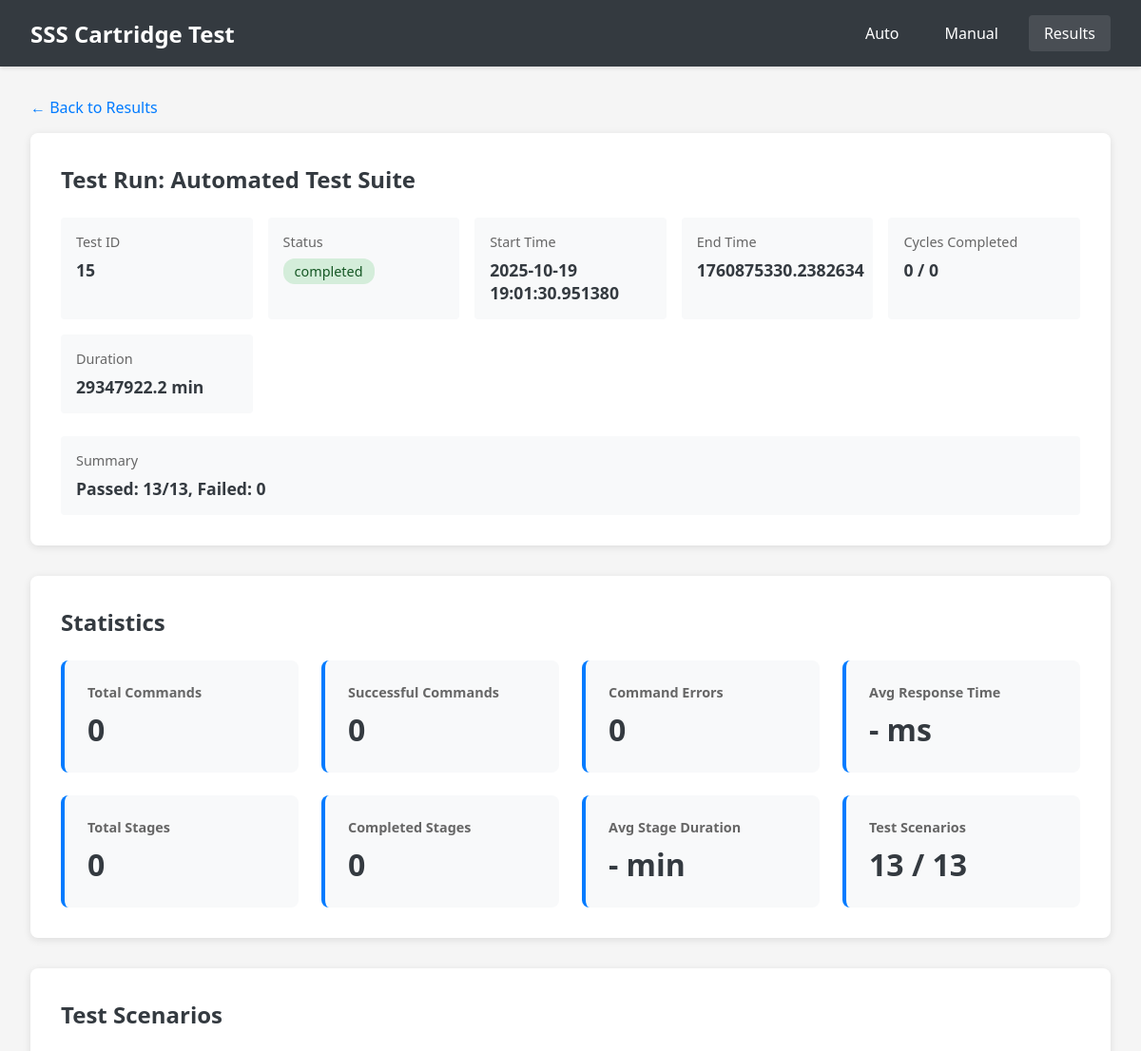
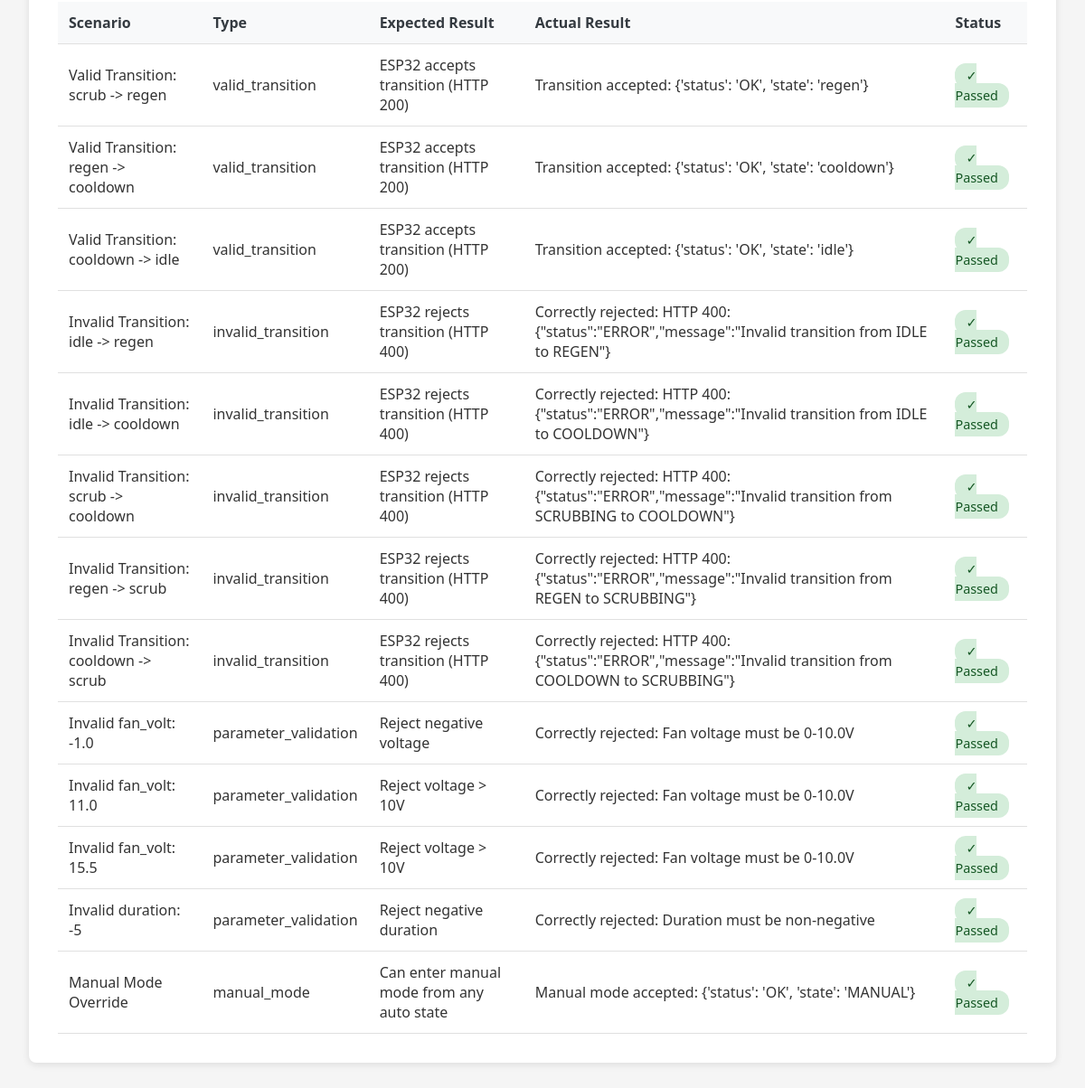
Screenshot of /results/15 with the database file from the repository (2 pictures, top to bottom).
### tables this page shows
CREATE TABLE test_runs (
                    id INTEGER PRIMARY KEY AUTOINCREMENT,
                    name TEXT NOT NULL,
                    start_time TIMESTAMP NOT NULL,
                    end_time TIMESTAMP,
                    status TEXT NOT NULL,
                    total_cycles INTEGER,
                    completed_cycles INTEGER DEFAULT 0,
                    config TEXT NOT NULL,
                    result_summary TEXT,
                    created_at TIMESTAMP DEFAULT CURRENT_TIMESTAMP
                );

CREATE TABLE test_scenarios (
                    id INTEGER PRIMARY KEY AUTOINCREMENT,
                    test_run_id INTEGER NOT NULL,
                    scenario_name TEXT NOT NULL,
                    scenario_type TEXT NOT NULL,
                    start_time TIMESTAMP NOT NULL,
                    end_time TIMESTAMP,
                    expected_result TEXT,
                    actual_result TEXT,
                    passed BOOLEAN,
                    error_message TEXT,
                    FOREIGN KEY (test_run_id) REFERENCES test_runs(id)
                );

### app.py (the view)
@app.route('/results/<int:test_run_id>')
def test_run_details(test_run_id):
    test_run = db.get_test_run(test_run_id)
    if not test_run:
        return jsonify({'error': 'Test run not found'}), 404
    cycles = db.get_cycle_executions(test_run_id)
    commands = db.get_esp32_commands(test_run_id=test_run_id)
    scenarios = db.get_test_scenarios(test_run_id)
    statistics = db.get_test_run_statistics(test_run_id)
    return render_template('test_details.html',
                         test_run=test_run,
                         cycles=cycles,
                         commands=commands,
                         scenarios=scenarios,
                         statistics=statistics)

### database.py (called while the page is built)
    @contextmanager
    def get_connection(self):
        conn = sqlite3.connect(self.db_path)
        conn.row_factory = sqlite3.Row
        try:
            yield conn
            conn.commit()
        except Exception as e:
            conn.rollback()
            raise e
        finally:
            conn.close()

    def get_test_run(self, test_run_id: int) -> Optional[Dict]:
        with self.get_connection() as conn:
            cursor = conn.cursor()
            cursor.execute('SELECT * FROM test_runs WHERE id = ?', (test_run_id,))
            row = cursor.fetchone()
            return dict(row) if row else None

    def get_cycle_executions(self, test_run_id: int) -> List[Dict]:
        with self.get_connection() as conn:
            cursor = conn.cursor()
            cursor.execute('''
                SELECT * FROM cycle_executions
                WHERE test_run_id = ?
                ORDER BY cycle_number, start_time
            ''', (test_run_id,))
            return [dict(row) for row in cursor.fetchall()]

    def get_esp32_commands(self, test_run_id: Optional[int] = None,
                          cycle_execution_id: Optional[int] = None,
                          limit: int = 100) -> List[Dict]:
        with self.get_connection() as conn:
            cursor = conn.cursor()
            query = 'SELECT * FROM esp32_commands WHERE 1=1'
            params = []
            if test_run_id is not None:
                query += ' AND test_run_id = ?'
                params.append(test_run_id)
            if cycle_execution_id is not None:
                query += ' AND cycle_execution_id = ?'
                params.append(cycle_execution_id)
            query += ' ORDER BY timestamp DESC LIMIT ?'
            params.append(limit)
            cursor.execute(query, params)
            return [dict(row) for row in cursor.fetchall()]

    def get_test_scenarios(self, test_run_id: int) -> List[Dict]:
        with self.get_connection() as conn:
            cursor = conn.cursor()
            cursor.execute('''
                SELECT * FROM test_scenarios
                WHERE test_run_id = ?
                ORDER BY start_time
            ''', (test_run_id,))
            return [dict(row) for row in cursor.fetchall()]

### templates/test_details.html (shortened to what this page needs)
<!DOCTYPE html>
<html lang="en">
<head>
    <link rel="stylesheet" href="{{ url_for('static', filename='css/style.css') }}">
</head>
<body>
    <nav class="navbar">
        <div class="nav-brand">SSS Cartridge Test</div>
        <div class="nav-menu">
            <a href="/">Auto</a>
            <a href="/manual">Manual</a>
            <a href="/results" class="active">Results</a>
        </div>
    </nav>
    <div class="details-container">
        <a href="/results" class="back-link">← Back to Results</a>
        <div class="section">
            <h2>Test Run: {{ test_run['name'] }}</h2>
            <div class="info-grid">
                <div class="info-item">
                    <label>Test ID</label>
                    <value>{{ test_run['id'] }}</value>
                </div>
                <div class="info-item">
                    <label>Status</label>
                    <value>
                        <span class="status-badge status-{{ test_run['status'] }}">
                            {{ test_run['status'] }}
                        </span>
                    </value>
                </div>
                <div class="info-item">
                    <label>Start Time</label>
                    <value>{{ test_run['start_time'] }}</value>
                </div>
                <div class="info-item">
                    <label>End Time</label>
                    <value>{{ test_run['end_time'] if test_run['end_time'] else 'Running...' }}</value>
                </div>
                <div class="info-item">
                    <label>Cycles Completed</label>
                    <value>{{ test_run['completed_cycles'] }} / {{ test_run['total_cycles'] }}</value>
                </div>
                <div class="info-item">
                    <label>Duration</label>
                    <value>
                        {% if test_run['end_time'] %}
                            {{ "%.1f"|format((test_run['end_time']|float - test_run['start_time']|float) / 60) }} min
                        {% else %}
                            In progress
                        {% endif %}
                    </value>
                </div>
            </div>
            {% if test_run['result_summary'] %}
            <div class="info-item" style="margin-top: 1rem;">
                <label>Summary</label>
                <value>{{ test_run['result_summary'] }}</value>
            </div>
            {% endif %}
        </div>
        {% if statistics %}
        <div class="section">
            <h2>Statistics</h2>
            <div class="stats-grid">
                <div class="stat-card">
                    <h3>Total Commands</h3>
                    <div class="stat-value">{{ statistics['commands']['total'] or 0 }}</div>
                </div>
                <div class="stat-card">
                    <h3>Successful Commands</h3>
                    <div class="stat-value">{{ statistics['commands']['successful'] or 0 }}</div>
                </div>
                <div class="stat-card">
                    <h3>Command Errors</h3>
                    <div class="stat-value">{{ statistics['commands']['errors'] or 0 }}</div>
                </div>
                <div class="stat-card">
                    <h3>Avg Response Time</h3>
                    <div class="stat-value">
                        {% if statistics['commands']['avg_duration_ms'] %}
                            {{ "%.0f"|format(statistics['commands']['avg_duration_ms']) }} ms
                        {% else %}
                            - ms
                        {% endif %}
                    </div>
                </div>
                <div class="stat-card">
                    <h3>Total Stages</h3>
                    <div class="stat-value">{{ statistics['cycles']['total_stages'] or 0 }}</div>
                </div>
                <div class="stat-card">
                    <h3>Completed Stages</h3>
                    <div class="stat-value">{{ statistics['cycles']['completed_stages'] or 0 }}</div>
                </div>
                <div class="stat-card">
                    <h3>Avg Stage Duration</h3>
                    <div class="stat-value">
                        {% if statistics['cycles']['avg_stage_duration_sec'] %}
                            {{ "%.1f"|format(statistics['cycles']['avg_stage_duration_sec'] / 60) }} min
                        {% else %}
                            - min
                        {% endif %}
                    </div>
                </div>
                {% if statistics['scenarios']['total_scenarios'] and statistics['scenarios']['total_scenarios'] > 0 %}
                <div class="stat-card">
                    <h3>Test Scenarios</h3>
                    <div class="stat-value">
                        {{ statistics['scenarios']['passed_scenarios'] or 0 }} / {{ statistics['scenarios']['total_scenarios'] }}
                    </div>
                </div>
                {% endif %}
            </div>
        </div>
        {% endif %}
        {% if scenarios and scenarios|length > 0 %}
        <div class="section">
            <h2>Test Scenarios</h2>
            <table class="commands-table">
                <thead>
                    <tr>
                        <th>Scenario</th>
                        <th>Type</th>
                        <th>Expected Result</th>
                        <th>Actual Result</th>
                        <th>Status</th>
                    </tr>
                </thead>
                <tbody>
                    {% for scenario in scenarios %}
                    <tr>
                        <td>{{ scenario['scenario_name'] }}</td>
                        <td>{{ scenario['scenario_type'] }}</td>
                        <td>{{ scenario['expected_result'] }}</td>
                        <td>{{ scenario['actual_result'] or '-' }}</td>
                        <td>
                            {% if scenario['passed'] == 1 %}
                                <span class="status-badge status-completed">✓ Passed</span>
                            {% elif scenario['passed'] == 0 %}
                                <span class="status-badge status-error">✗ Failed</span>
                            {% else %}
                                <span class="status-badge">Pending</span>
                            {% endif %}
                        </td>
                    </tr>
                    {% endfor %}
                </tbody>
            </table>
        </div>
        {% endif %}
    </div>
</body>
</html>

### static/css/style.css (style rules this page uses)
:root { --primary-color: #007bff; --success-color: #28a745; --danger-color: #dc3545; --warning-color: #ffc107; --info-color: #17a2b8; --secondary-color: #6c757d; --dark-color: #343a40; --light-color: #f8f9fa; --online-color: #28a745; --offline-color: #dc3545; }
* { margin: 0; padding: 0; box-sizing: border-box; }
body { font-family: 'Segoe UI', Tahoma, Geneva, Verdana, sans-serif; background-color: #f5f5f5; color: #333; }
.navbar { background-color: var(--dark-color); color: white; padding: 1rem 2rem; display: flex; justify-content: space-between; align-items: center; box-shadow: 0 2px 4px rgba(0,0,0,0.1); }
.nav-brand { font-size: 1.5rem; font-weight: bold; }
.nav-menu { display: flex; gap: 1rem; align-items: center; }
.nav-menu a { color: white; text-decoration: none; padding: 0.5rem 1rem; border-radius: 4px; transition: background-color 0.3s; }
.nav-menu a:hover, .nav-menu a.active { background-color: rgba(255,255,255,0.1); }
.status-badge { padding: 0.25rem 0.75rem; border-radius: 12px; font-size: 0.9rem; font-weight: 500; }
.status-completed { background-color: #d4edda; color: #155724; }
table { width: 100%; border-collapse: collapse; }
th, td { padding: 1rem; text-align: left; border-bottom: 1px solid #e0e0e0; }
th { background-color: #f8f9fa; font-weight: 600; color: var(--dark-color); }

### templates/test_details.html (style rules this page uses)
.details-container { max-width: 1400px; margin: 2rem auto; padding: 0 2rem; }
.section { background: white; border-radius: 8px; padding: 2rem; margin-bottom: 2rem; box-shadow: 0 2px 8px rgba(0,0,0,0.1); }
.section h2 { margin-bottom: 1.5rem; color: #343a40; }
.info-grid { display: grid; grid-template-columns: repeat(auto-fit, minmax(200px, 1fr)); gap: 1rem; margin-bottom: 1.5rem; }
.info-item { padding: 1rem; background: #f8f9fa; border-radius: 4px; }
.info-item label { display: block; font-size: 0.9rem; color: #666; margin-bottom: 0.5rem; }
.info-item value { display: block; font-size: 1.1rem; font-weight: 600; color: #343a40; }
.cycles-table, .commands-table { width: 100%; border-collapse: collapse; margin-top: 1rem; }
.cycles-table th, .cycles-table td, .commands-table th, .commands-table td { padding: 0.75rem; text-align: left; border-bottom: 1px solid #e0e0e0; }
.cycles-table th, .commands-table th { background-color: #f8f9fa; font-weight: 600; }
.stats-grid { display: grid; grid-template-columns: repeat(auto-fit, minmax(250px, 1fr)); gap: 1.5rem; }
.stat-card { background: #f8f9fa; padding: 1.5rem; border-radius: 8px; border-left: 4px solid #007bff; }
.stat-card h3 { font-size: 0.9rem; color: #666; margin-bottom: 0.5rem; }
.stat-value { font-size: 2rem; font-weight: bold; color: #343a40; }
.back-link { display: inline-block; margin-bottom: 1rem; color: #007bff; text-decoration: none; }

### rows the page displays
test_runs: name "Automated Test Suite", id "15", status "completed", start_time "2025-10-19 19:01:30.951380", end_time "1760875330.2382634", completed_cycles "0", total_cycles "0", end_time+start_time "29347922.2", result_summary "Passed: 13/13, Failed: 0"
test_scenarios: scenario_name "Valid Transition: scrub -> regen", scenario_type "valid_transition", expected_result "ESP32 accepts transition (HTTP 200)", actual_result "Transition accepted: {'status': 'OK', 'state': 'regen'}", passed "✓ Passed"
test_scenarios: scenario_name "Valid Transition: regen -> cooldown", scenario_type "valid_transition", expected_result "ESP32 accepts transition (HTTP 200)", actual_result "Transition accepted: {'status': 'OK', 'state': 'cooldown'}", passed "✓ Passed"
test_scenarios: scenario_name "Valid Transition: cooldown -> idle", scenario_type "valid_transition", expected_result "ESP32 accepts transition (HTTP 200)", actual_result "Transition accepted: {'status': 'OK', 'state': 'idle'}", passed "✓ Passed"
test_scenarios: scenario_name "Invalid Transition: idle -> regen", scenario_type "invalid_transition", expected_result "ESP32 rejects transition (HTTP 400)", actual_result "Correctly rejected: HTTP 400: {\"status\":\"ERROR\",\"message\":\"Invalid transition from IDLE to REGEN\"}", passed "✓ Passed"
test_scenarios: scenario_name "Invalid Transition: idle -> cooldown", scenario_type "invalid_transition", expected_result "ESP32 rejects transition (HTTP 400)", actual_result "Correctly rejected: HTTP 400: {\"status\":\"ERROR\",\"message\":\"Invalid transition from IDLE to COOLDOWN\"}", passed "✓ Passed"
test_scenarios: scenario_name "Invalid Transition: scrub -> cooldown", scenario_type "invalid_transition", expected_result "ESP32 rejects transition (HTTP 400)", actual_result "Correctly rejected: HTTP 400: {\"status\":\"ERROR\",\"message\":\"Invalid transition from SCRUBBING to COOLDOWN\"}", passed "✓ Passed"
test_scenarios: scenario_name "Invalid Transition: regen -> scrub", scenario_type "invalid_transition", expected_result "ESP32 rejects transition (HTTP 400)", actual_result "Correctly rejected: HTTP 400: {\"status\":\"ERROR\",\"message\":\"Invalid transition from REGEN to SCRUBBING\"}", passed "✓ Passed"
test_scenarios: scenario_name "Invalid Transition: cooldown -> scrub", scenario_type "invalid_transition", expected_result "ESP32 rejects transition (HTTP 400)", actual_result "Correctly rejected: HTTP 400: {\"status\":\"ERROR\",\"message\":\"Invalid transition from COOLDOWN to SCRUBBING\"}", passed "✓ Passed"
test_scenarios: scenario_name "Invalid fan_volt: -1.0", scenario_type "parameter_validation", expected_result "Reject negative voltage", actual_result "Correctly rejected: Fan voltage must be 0-10.0V", passed "✓ Passed"
test_scenarios: scenario_name "Invalid fan_volt: 11.0", scenario_type "parameter_validation", expected_result "Reject voltage > 10V", actual_result "Correctly rejected: Fan voltage must be 0-10.0V", passed "✓ Passed"
test_scenarios: scenario_name "Invalid fan_volt: 15.5", scenario_type "parameter_validation", expected_result "Reject voltage > 10V", actual_result "Correctly rejected: Fan voltage must be 0-10.0V", passed "✓ Passed"
test_scenarios: scenario_name "Invalid duration: -5", scenario_type "parameter_validation", expected_result "Reject negative duration", actual_result "Correctly rejected: Duration must be non-negative", passed "✓ Passed"
test_scenarios: scenario_name "Manual Mode Override", scenario_type "manual_mode", expected_result "Can enter manual mode from any auto state", actual_result "Manual mode accepted: {'status': 'OK', 'state': 'MANUAL'}", passed "✓ Passed"

### other values shown
{{ statistics['commands']['total'] or 0 }} "0"
{{ statistics['commands']['successful'] or 0 }} "0"
{{ statistics['commands']['errors'] or 0 }} "0"
{{ statistics['cycles']['total_stages'] or 0 }} "0"
{{ statistics['cycles']['completed_stages'] or 0 }} "0"
{{ statistics['scenarios']['passed_scenarios'] or 0 }} "13"
{{ statistics['scenarios']['total_scenarios'] }} "13"
